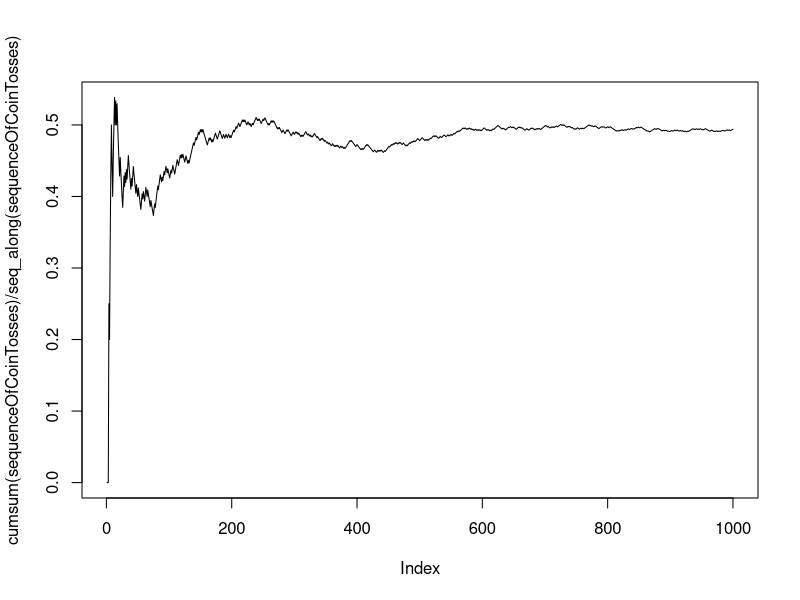
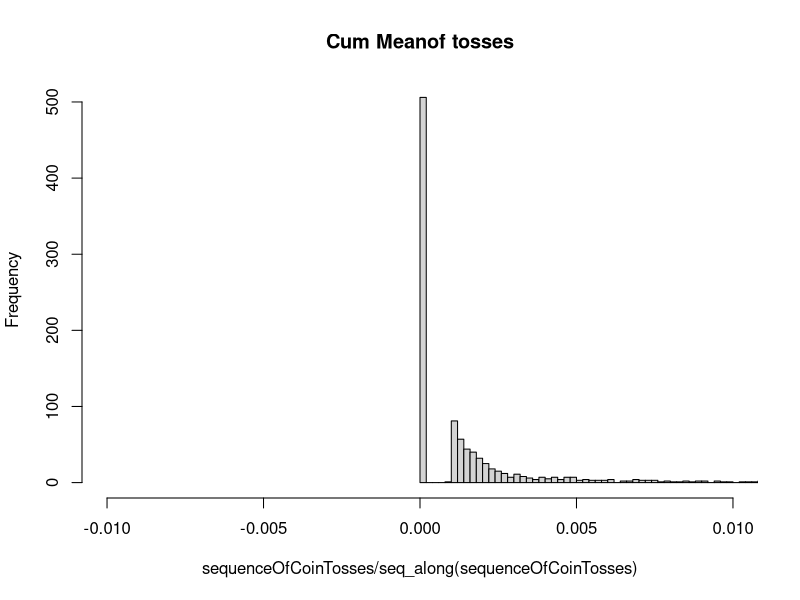
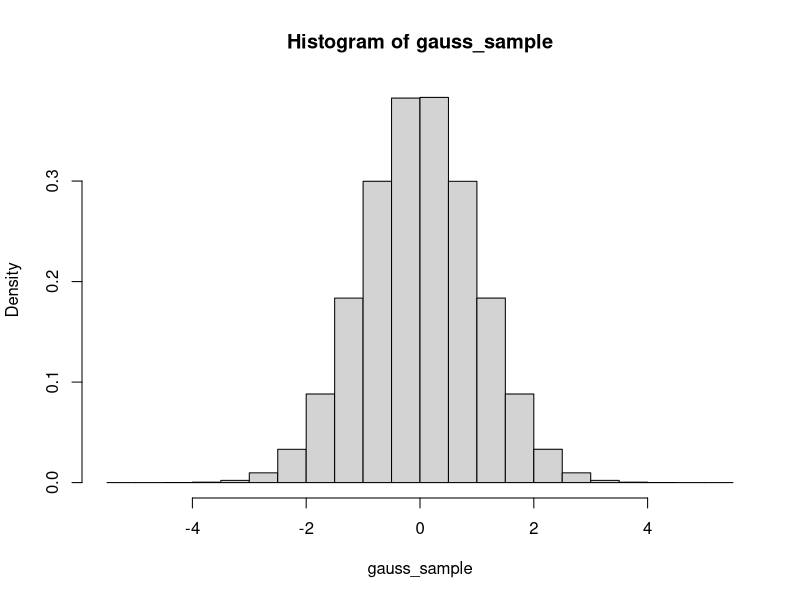

Generate these figures, in order, with R:
set.seed(123)
sequenceOfCoinTosses <- sample(c(0,1),1000,replace=TRUE)
plot(cumsum(sequenceOfCoinTosses)/
       seq_along(sequenceOfCoinTosses), type = 'l')
hist(sequenceOfCoinTosses/seq_along(sequenceOfCoinTosses),
     breaks = 1000, xlim=c(-0.01,0.01), main="Cum Meanof tosses")

gauss_sample <- rnorm(10000000, mean=0, sd=1)
hist(gauss_sample, probability = TRUE)